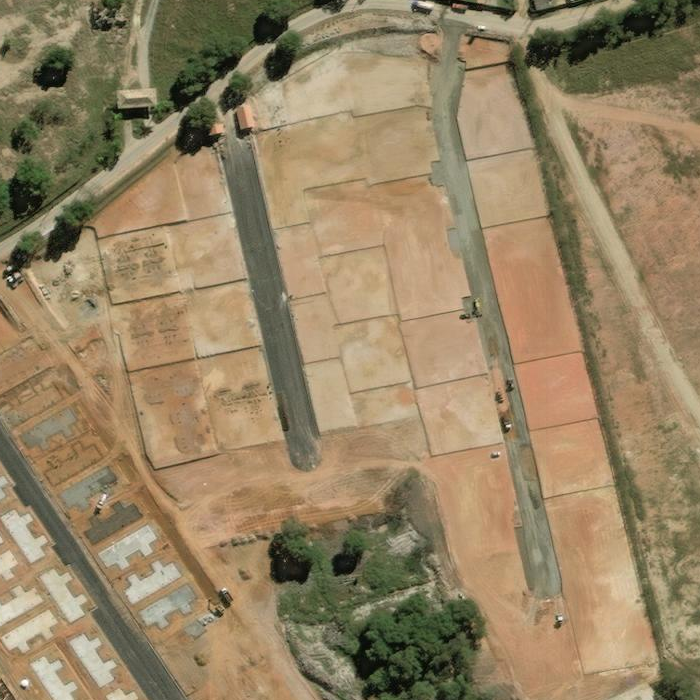
//> input picture images/test1.png, 700 x 700 px
$ ./ConvDemo   (built with g++ and OpenCV 4)
//> lines starting //> are read from the running program, lines starting //| are printed output that depends on the picture
// ConvDemo.cpp : 定义控制台应用程序的入口点。
//

#include "stdafx.h"
#include <math.h>
#include <iostream>
#include <vector>

#include <opencv2/opencv.hpp>

#ifndef MAX
#define MAX(a,b) (((a) > (b)) ? (a) : (b))
#endif

#ifndef MIN
#define MIN(a,b) (((a) < (b)) ? (a) : (b))
#endif

#ifndef PI
#define PI 3.14159265358979323846
#endif

#ifndef EPS
#define EPS 0.0000000000001
#endif

using namespace cv;
using namespace std;

// Memory allocation for output should be done by caller
template<typename DType>
void im2col(DType *data, int data_h, int data_w,
	int *kernel, int kernel_h, int kernel_w,
	DType *output)
{
	int pad_h = kernel_h / 2;
	int pad_w = kernel_w / 2;

	int output_h, output_w;
	output_h = data_h + 2 * pad_h - kernel_h + 1;
	output_w = data_w + 2 * pad_w - kernel_w + 1;

	for (int kernel_row = 0; kernel_row < kernel_h; kernel_row++)
	{
		for (int kernel_col = 0; kernel_col < kernel_w; kernel_col++)
		{
			if (kernel[kernel_row * kernel_w + kernel_col] == 0)
			{
				continue;
			}

			int input_row = -pad_h + kernel_row;
			for (int output_rows = output_h; output_rows; output_rows--)
			{
				if (!(input_row >= 0 && input_row < data_h))
				{
					//逐列遍历输出数据，由于输入数据的行超出界限（补0)，对应的输出为0
					for (int output_cols = output_w; output_cols; output_cols--)
					{
						*(output++) = 0;
					}
				}
				else
				{
					int input_col = -pad_w + kernel_col;
					for (int output_col = output_w; output_col; output_col--)
					{
						//输入数据的行坐标和列坐标均没有超过界限
						if (input_col >= 0 && input_col < data_w)
						{
							*(output++) = data[input_row * data_w + input_col];
						}
						else
						{
							//如果输入列坐标超过界限，便置0
							*(output++) = 0;
						}
						input_col++;
					}
				}
				input_row++;
			}
		}
	}
}

template<typename DType>
void CalMat(DType *data_col, int data_h, int data_w,
	float *kernel, int kernel_count,
	DType *output)
{
	int rows = kernel_count;
	int cols = data_h*data_w;

	float temp = 0;
	for (int col = 0; col < cols; col++)
	{
		temp = 0;
		for (int row = 0; row < rows; row++)
		{
			temp += data_col[row*cols + col] * kernel[row];
		}
		*(output++) = temp;
	}
}

template<typename DType>
void DisplayMatrix(DType *data, int h, int w)
{
	for (int row = 0; row < h;row++)
	{
		for (int col = 0; col < w;col++)
		{
			printf("%d ",data[row * w + col]);
		}
		std::cout << std::endl;
	}
}

int * generateKernelMask(int scale, float orient, float delta, int & count)
{
	int kernel_h = 2 * scale + 1;
	int kernel_w = 2 * scale + 1;
	int *result = new int[kernel_h*kernel_w];
	memset(result, 0, sizeof(int)*kernel_h*kernel_w);
	count = 0;

	int xmin, xmax, ymin, ymax;
	float AL, AL1, AL2, COS_AL1, SIN_AL1, COS_AL2, SIN_AL2;
	AL = orient;
	AL1 = AL - delta;
	AL2 = AL + delta;

	COS_AL1 = cos(AL1);  SIN_AL1 = sin(AL1);
	COS_AL2 = cos(AL2);  SIN_AL2 = sin(AL2);
	xmin = (int)MIN(MIN(0, ceil(scale*COS_AL1)), ceil(scale*COS_AL2));
	xmax = (int)MAX(MAX(0, ceil(scale*COS_AL2)), ceil(scale*COS_AL1));
	ymin = (int)MIN(MIN(0, ceil(scale*SIN_AL2)), ceil(scale*SIN_AL1));
	ymax = (int)MAX(MAX(0, ceil(scale*SIN_AL1)), ceil(scale*SIN_AL2));

	for (int x = xmin; x <= xmax; x++)
	{
		for (int y = ymin; y <= ymax; y++)
		{
			// 点在sector内
			if ((y*y + x*x <= scale*scale)
				&& (y*COS_AL1 - x*SIN_AL1 - EPS >= 0)
				&& (y*COS_AL2 - x*SIN_AL2 + EPS <= 0))
			{
				result[(y + scale)*kernel_w + x + scale] = 1;
				count++;
			}
		}
	}

	return result;
}

template<typename DType>
DType * Convolution2D(DType *data, int data_h, int data_w,
	float *kernel, int kernel_h, int kernel_w)
{
	DType *output;
	int pad_h = kernel_h / 2;
	int pad_w = kernel_w / 2;

	int output_h, output_w;
	output_h = data_h + 2 * pad_h - kernel_h + 1;
	output_w = data_w + 2 * pad_w - kernel_w + 1;
	output = new DType[output_h*output_w];
	memset(output, 0, sizeof(DType) * output_h * output_w);

	for (int data_row = 0; data_row < data_h; data_row++)
	{
		for (int data_col = 0; data_col < data_w; data_col++)
		{
			float temp = 0;
			for (int kernel_row = 0; kernel_row < kernel_h; kernel_row++)
			{
				for (int kernel_col = 0; kernel_col < kernel_w; kernel_col++)
				{
					int kernel_index = kernel_row*kernel_w + kernel_col;
					int data_crow = data_row + kernel_row - pad_h;
					int data_ccol = data_col + kernel_col - pad_w;

					if ((data_crow >= 0 && data_crow < data_h) && (data_ccol >= 0 && data_ccol < data_w))
					{
						temp += kernel[kernel_index] * data[data_crow*data_w + data_ccol];
					}
				}
			}
			output[data_row*data_w + data_col] = temp;
		}
	}

	return output;
}

template<typename DType>
DType * OrientConv(DType *data, int data_h, int data_w,
	int scale, float orient, float delta)
{
	int kernel_h = 2 * scale + 1;
	int kernel_w = 2 * scale + 1;
	int kernel_count;
	int *kernel_mask = generateKernelMask(scale, orient, delta, kernel_count);

	float *kernel = new float[kernel_h*kernel_w];
	memset(kernel, 0, sizeof(float)*kernel_h*kernel_w);
	for (int i = 0; i < kernel_h*kernel_w; i++)
	{
		if (kernel_mask[i] != 0)
			kernel[i] = 1.0f / kernel_count;
	}
	DType *result = Convolution2D(data, data_h, data_w,
		kernel, kernel_h, kernel_w);

	//std::cout << "Convolution result:\n";
	//DisplayMatrix(result, output_h, output_w);

	delete[] kernel;
	delete[] kernel_mask;

	return result;
}

template<typename DType>
DType * Convolution2D_Fast(DType *data, int data_h, int data_w,
	float *kernel, int *kernel_mask, int kernel_h, int kernel_w, int kernel_count)
{
	DType *output;

	int pad_h = kernel_h / 2;
	int pad_w = kernel_w / 2;

	int output_h, output_w;
	output_h = data_h + 2 * pad_h - kernel_h + 1;
	output_w = data_w + 2 * pad_w - kernel_w + 1;
	DType *data_col = new DType[kernel_count*output_h*output_w];

	//std::cout << "data:\n";
	//DisplayMatrix(data, data_h, data_w);

	im2col(data, data_h, data_w, kernel_mask, kernel_h, kernel_w, data_col);
	//std::cout << "After im2col:\n";
	//DisplayMatrix(data_col, kernel_count, output_h*output_w);

	output = new DType[output_h*output_w];
	CalMat(data_col, data_h, data_w, kernel, kernel_count, output);

	delete[] data_col;

	return output;
}

// Calculate an orientational convolution for the input matrix data.
template<typename DType>
DType * OrientConv_Fast(DType *data, int data_h, int data_w,
	int scale, float orient, float delta)
{
	int kernel_h = 2 * scale + 1;
	int kernel_w = 2 * scale + 1;
	int kernel_count;
	int *kernel_mask = generateKernelMask(scale, orient, delta, kernel_count);
	float *kernel_fast = new float[kernel_count];
	for (int i = 0; i < kernel_count; i++)
	{
		kernel_fast[i] = 1.0f / kernel_count;
	}

	//std::cout << "kernel mask:\n";
	//DisplayMatrix(kernel_mask, kernel_h, kernel_w);

	DType *result_fast = Convolution2D_Fast(data, data_h, data_w,
		kernel_fast, kernel_mask, kernel_h, kernel_w, kernel_count);

	//std::cout << "Convolution result:\n";
	//DisplayMatrix(result_fast, data_h, data_w);

	delete[] kernel_fast;
	delete[] kernel_mask;

	return result_fast;
}

int _tmain(int argc, _TCHAR* argv[])
{
	//int data[] = { 1, 2, 3, 4, 5, 6, 7, 8, 9, 10, 11, 12, 13, 14, 15, 16 };
	//int data_h = 4, data_w = 4;

	int scale = 7;
	int nbSector = (int)floor(2 * PI*scale);
	float deltaR = 2.5f;
	float widthSector = deltaR / scale;

	//int *result_fast = OrientConv_Fast(data, data_h, data_w, scale, orient, widthSector);

	//int kernel[] = { 1, 2, 3, 4, 5, 6, 7, 8, 9 };
	//int kernel_h = 3, kernel_w = 3;

	string str = "../images/test1.png";
	cv::Mat img = imread(str, 0);
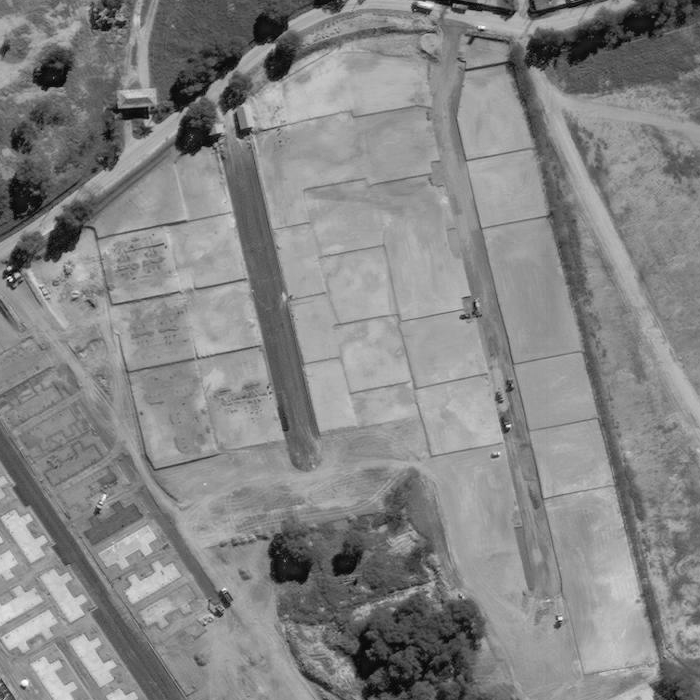
//> img: 700 rows x 700 cols, CV_8UC1; min 1, max 253, mean 132.9
	int data_h = img.rows, data_w = img.cols;
//> data_h = 700; data_w = 700


	float orient;
	double total = (double)getTickCount();
	for (int n = 0; n < nbSector;n++)
	{
		//double t = (double)getTickCount();
		orient = (float)2 * PI / (nbSector)*n;
		uchar *result_fast = OrientConv_Fast(img.data, data_h, data_w, scale, orient, widthSector);
		delete[] result_fast;
		//t = ((double)getTickCount() - t) / getTickFrequency();
		//cout << "The " << n << "th convolution_fast costs " << t * 1000 << " milliseconds.\r\n";
	}
	total = ((double)getTickCount() - total) / getTickFrequency();
	cout << "Convolution_fast costs total " << total * 1000 << " milliseconds.\r\n";

	total = (double)getTickCount();
	for (int n = 0; n < nbSector; n++)
	{
		orient = (float)2 * PI / (nbSector)*n;
		uchar *result = OrientConv(img.data, data_h, data_w, scale, orient, widthSector);
		delete[] result;
	}
//> this loop made 43 passes
//> (AL1 in generateKernelMask, AL2 in generateKernelMask, COS_AL1 in generateKernelMask, SIN_AL1 in generateKernelMask, COS_AL2 in generateKernelMask, SIN_AL2 in generateKernelMask, xmin in generateKernelMask, xmax in generateKernelMask) on passes 1 to 12: (-0.357, 0.357, 0.937, -0.35, 0.937, 0.35, 0, 7), (-0.211, 0.503, 0.978, -0.209, 0.876, 0.482, 0, 7), (-0.0649, 0.649, 0.998, -0.0649, 0.796, 0.605, 0, 7), (0.0812, 0.796, 0.997, 0.0811, 0.7, 0.714, 0, 7), (0.227, 0.942, 0.974, 0.225, 0.588, 0.809, 0, 7), (0.373, 1.09, 0.931, 0.365, 0.464, 0.886, 0, 7), (0.52, 1.23, 0.868, 0.497, 0.331, 0.944, 0, 7), (0.666, 1.38, 0.786, 0.618, 0.19, 0.982, 0, 6), (0.812, 1.53, 0.688, 0.726, 0.0447, 0.999, 0, 5), (0.958, 1.67, 0.575, 0.818, -0.101, 0.995, 0, 5), (1.1, 1.82, 0.45, 0.893, -0.245, 0.97, -1, 4), (1.25, 1.96, 0.315, 0.949, -0.384, 0.924, -2, 3)
//> (AL1 in generateKernelMask, AL2 in generateKernelMask, COS_AL1 in generateKernelMask, SIN_AL1 in generateKernelMask, COS_AL2 in generateKernelMask) on pass 26: (3.3, 4.01, -0.988, -0.154, -0.646)
	total = ((double)getTickCount() - total) / getTickFrequency();
	cout << "Convolution costs total " << total * 1000 << " milliseconds.\r\n";

	// [23 lines of commented-out code are left out]


	return 0;
}
